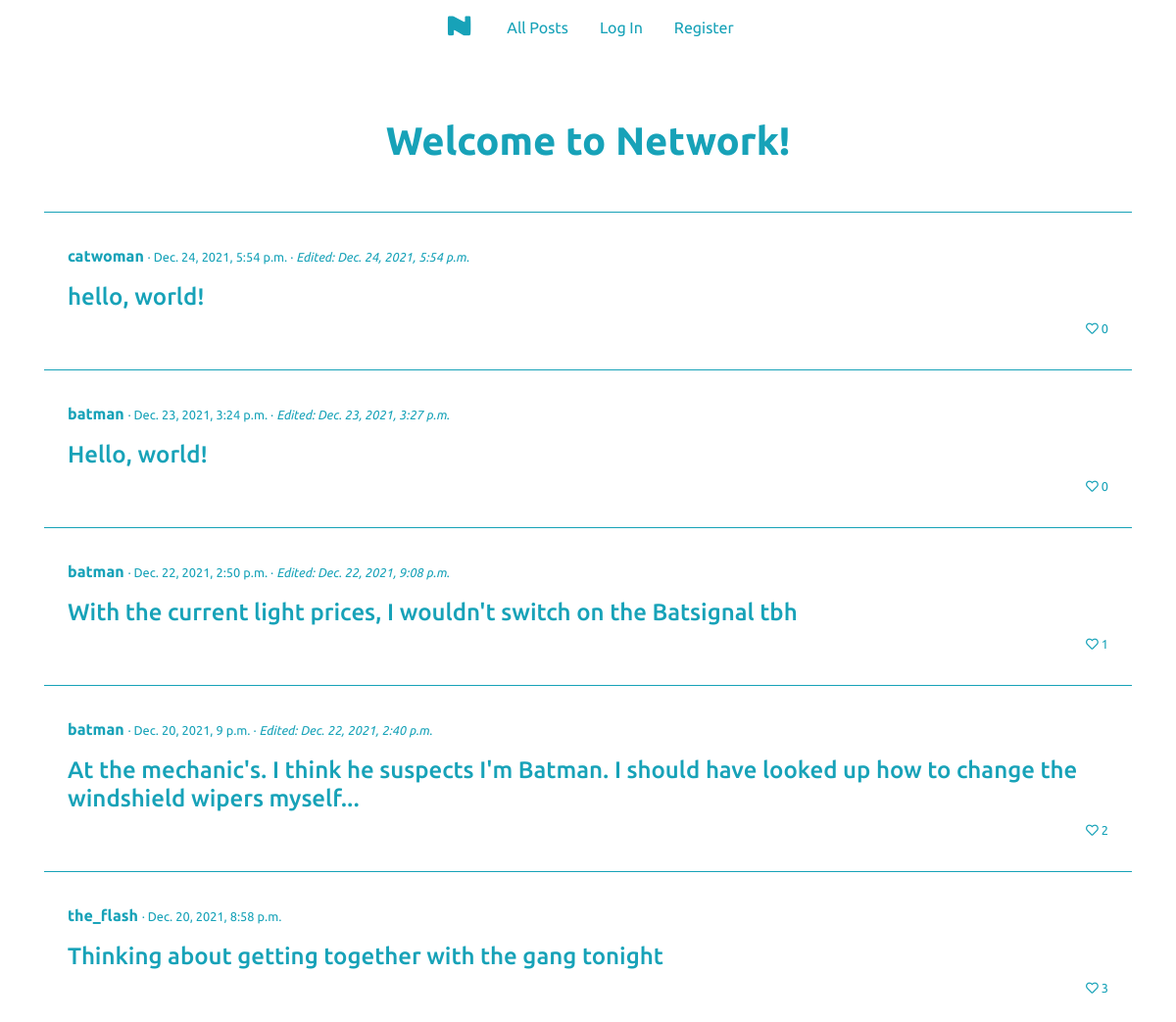
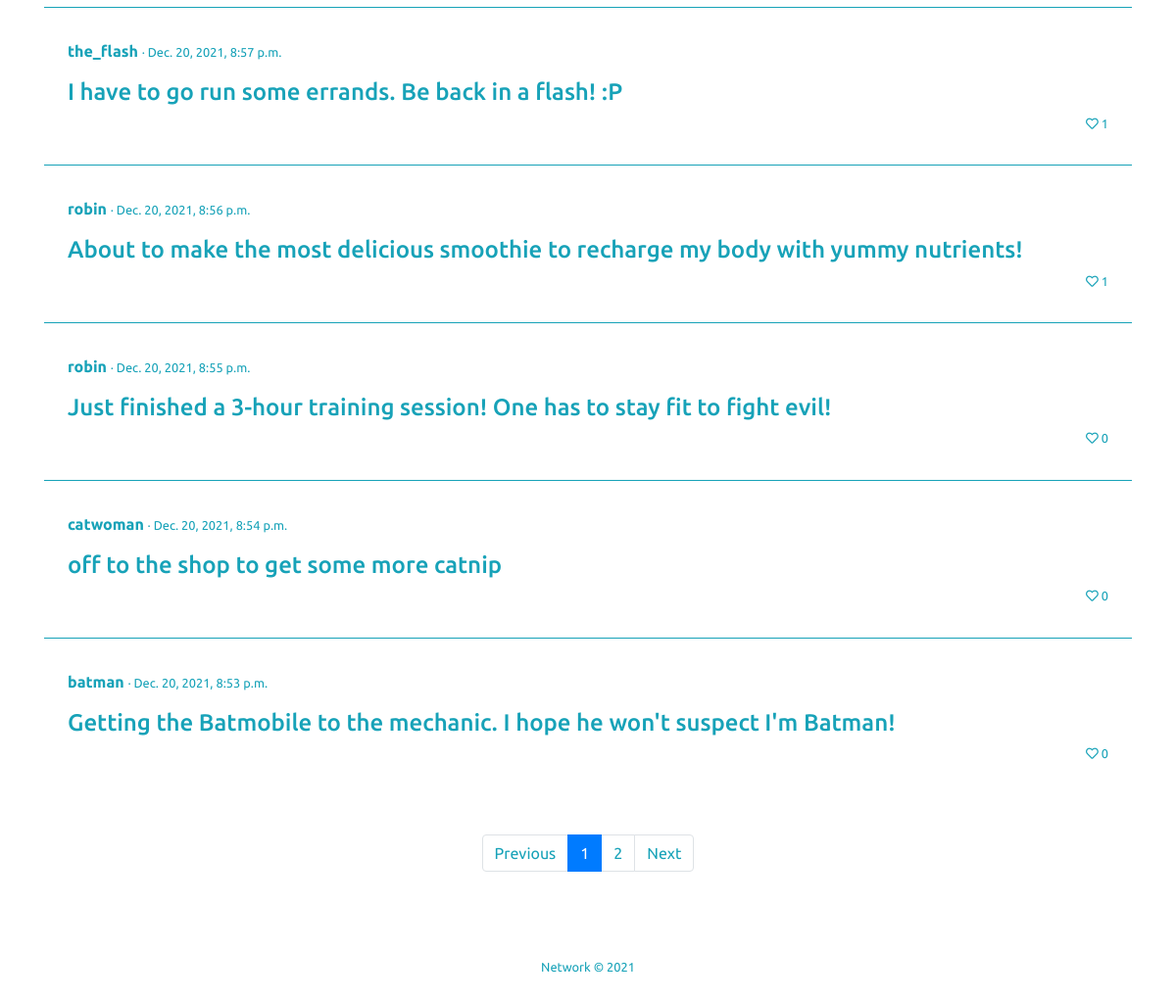
Page /network/allposts on the committed database (2 pictures, top to bottom).
### network/models.py (models this page shows, shortened)
class Post(models.Model):
    text = models.TextField(max_length=300)
    author = models.ForeignKey("User", on_delete=models.PROTECT, related_name="post_author")
    timestamp = models.DateTimeField(auto_now_add=True)
    modified = models.DateTimeField(auto_now=True)
    liked = models.ManyToManyField("User", blank=True, related_name="likedby")

class User(AbstractUser):
    pass

### network/views.py (the view)
# urls.py: path("network/allposts", views.allposts, name="allposts"),
def allposts(request):
    userinfo = False
    if request.user.is_authenticated:
        userinfo = User.objects.get(username=request.user)
    postslist = Post.objects.all().order_by("-timestamp")
    paginator = Paginator(postslist, 10) # Show 10 posts per page.
    page = request.GET.get('page', 1)
    try:
        posts = paginator.page(page)
    except PageNotAnInteger:
        posts = paginator.page(1)
    except EmptyPage:
        posts = paginator.page(paginator.num_pages)
    return render(request, "network/allposts.html", {
        "posts": posts,
        "user": userinfo
    })

### network/templates/network/allposts.html (shortened to what this page needs)
{% extends "network/layout.html" %}
{% load static %}
{% block body %}
    <div class="container mt-5 pt-3">
        <h1 class="text-info mb-5 text-center font-weight-bold">Welcome to Network!</h1>
        {% for post in posts %}
        <div class="border border-info border-bottom-0 border-left-0 border-right-0 text-info mb-2">
            <div class="mt-4 py-2 px-4">
                <p>
                    <span><a href="{% url 'profile' post.author %}" class="viewprofile text-info font-weight-bold">{{ post.author }}</a></span>
                    {% if post.timestamp == post.modified %}
                        <span class="small"> · {{ post.timestamp }}</span>
                    {% else %}
                        <span class="small"> · {{ post.timestamp }} · <em>Edited: {{ post.modified }}</em></span>
                    {% endif %}
                </p>
                <h4 class="mt4 post-{{post.id }}">{{ post.text }}</h4>
                {% if user.is_authenticated %}
                    {% if user == post.author %}
                        <p class=" small text-right">
                            <i class='far fa-heart heart like-author no-drop'></i> {{ post.liked.all.count }}
                        </p>
                    {% else %}
                        {% if user in post.liked.all %}
                            <p class=" small text-right">
                                <i data-postid="{{ post.id }}" class='fas fa-heart text-danger heart heart-dislike'></i> {{ post.liked.all.count }}
                            </p>
                        {% else %}
                            <p class=" small text-right">
                                <i data-postid="{{ post.id }}" class='far fa-heart heart heart-like'></i> {{ post.liked.all.count }}
                            </p>
                        {% endif %}
                    {% endif %}
                {% else %}
                    <p class=" small text-right">
                        <i class='far fa-heart heart like-nonuser no-drop'></i> {{ post.liked.all.count }}
                    </p>
                {% endif %}
            </div>
        </div>
        {% endfor %}
        {% if posts.has_other_pages %}
        <ul class="pagination justify-content-center mt-5">
            {% if posts.has_previous %}
                <li class="page-item"><a href="?page={{ posts.previous_page_number }}" class="page-link text-info">Previous</a></li>
            {% else %}
                <li class="page-item disabled"><span class="page-link text-info">Previous</span></li>
            {% endif %}
            {% for i in posts.paginator.page_range %}
                {% if posts.number == i %}
                    <li class="page-item active activemine"><span class="page-link">{{ i }}</span></li>
                {% else %}
                    <li class="page-item"><a class="page-link text-info" href="?page={{ i }}">{{ i }}</a></li>
                {% endif %}
            {% endfor %}
            {% if posts.has_next %}
                <li class="page-item"><a href="?page={{ posts.next_page_number }}" class="page-link text-info">Next</a></li>
            {% else %}
                <li class="page-item disabled"><span class="page-link text-info">Next</span></li>
            {% endif %}
        </ul>
        {% endif %}
    </div>
{% endblock %}

### network/static/network/styles.css (style rules this page uses)
:root { --blueinfo: #17a2b8; --blueinfohover: #138496; }
body { font-family: 'Ubuntu', sans-serif; }
.activemine { background-color: var(--blueinfo) !important; color: white !important; }

### rows in the picture
Post: author "catwoman", timestamp "Dec. 24, 2021, 5:54 p.m.", modified "Dec. 24, 2021, 5:54 p.m.", text "hello, world!", liked.all.count "0"
Post: author "batman", timestamp "Dec. 23, 2021, 3:24 p.m.", modified "Dec. 23, 2021, 3:27 p.m.", text "Hello, world!", liked.all.count "0"
Post: author "batman", timestamp "Dec. 22, 2021, 2:50 p.m.", modified "Dec. 22, 2021, 9:08 p.m.", text "With the current light prices, I wouldn't switch on the Batsignal tbh", liked.all.count "1"
Post: author "batman", timestamp "Dec. 20, 2021, 9 p.m.", modified "Dec. 22, 2021, 2:40 p.m.", text "At the mechanic's. I think he suspects I'm Batman. I should have looked up how to change the windshield wipers myself...", liked.all.count "2"
Post: author "the_flash", timestamp "Dec. 20, 2021, 8:58 p.m.", text "Thinking about getting together with the gang tonight", liked.all.count "3"
Post: author "the_flash", timestamp "Dec. 20, 2021, 8:57 p.m.", text "I have to go run some errands. Be back in a flash! :P", liked.all.count "1"
Post: author "robin", timestamp "Dec. 20, 2021, 8:56 p.m.", text "About to make the most delicious smoothie to recharge my body with yummy nutrients!", liked.all.count "1"
Post: author "robin", timestamp "Dec. 20, 2021, 8:55 p.m.", text "Just finished a 3-hour training session! One has to stay fit to fight evil!", liked.all.count "0"
Post: author "catwoman", timestamp "Dec. 20, 2021, 8:54 p.m.", text "off to the shop to get some more catnip", liked.all.count "0"
Post: author "batman", timestamp "Dec. 20, 2021, 8:53 p.m.", text "Getting the Batmobile to the mechanic. I hope he won't suspect I'm Batman!", liked.all.count "0"

### other values in the picture
{{ i }} "1"
{{ i }} "2"
